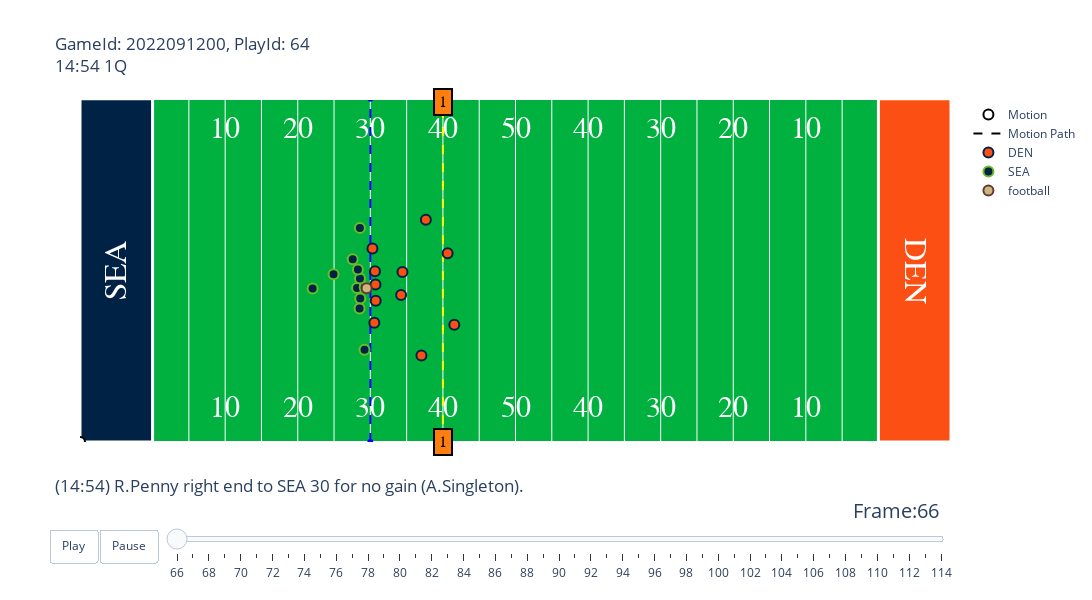

The notebook cell this image was saved under:
### Code cell
EX_PLAY = list(play_motion_frames.keys())[0]
animate_play_with_motion(GAMES_DF, TRACKING_WEEK_1, PLAYS_DF, PLAYERS_DF, EX_PLAY[0], EX_PLAY[1], start_frame=play_motion_frames[EX_PLAY][0][0], end_frame=play_motion_frames[EX_PLAY][0][1]).show()

### Figure 1 — Plotly figure (JSON) as saved in the notebook; plotly's stock layout.template omitted (floating-point values rounded to 4 significant figures)
{"data": [{"hoverinfo": "none", "mode": "text", "showlegend": false, "text": ["10", "20", "30", "40", "50", "40", "30", "20", "10"], "textfont": {"color": "#ffffff", "family": "Courier New, monospace", "size": 30}, "type": "scatter", "x": [20, 30, 40, 50, 60, 70, 80, 90, 100], "y": [5, 5, 5, 5, 5, 5, 5, 5, 5]}, {"hoverinfo": "none", "mode": "text", "showlegend": false, "text": ["10", "20", "30", "40", "50", "40", "30", "20", "10"], "textfont": {"color": "#ffffff", "family": "Courier New, monospace", "size": 30}, "type": "scatter", "x": [20, 30, 40, 50, 60, 70, 80, 90, 100], "y": [48.5, 48.5, 48.5, 48.5, 48.5, 48.5, 48.5, 48.5, 48.5]}, {"hoverinfo": "none", "line": {"color": "blue", "dash": "dash"}, "showlegend": false, "type": "scatter", "x": [40, 40], "y": [0, 53.5]}, {"hoverinfo": "none", "line": {"color": "yellow", "dash": "dash"}, "showlegend": false, "type": "scatter", "x": [50, 50], "y": [0, 53.5]}, {"fill": "toself", "fillcolor": "#002244", "hoverinfo": "skip", "line": {"color": "white", "width": 3}, "mode": "lines", "opacity": 1, "showlegend": false, "type": "scatter", "x": [0, 0, 10, 10, 0], "y": [0, 53.5, 53.5, 0, 0]}, {"fill": "toself", "fillcolor": "#FB4F14", "hoverinfo": "skip", "line": {"color": "white", "width": 3}, "mode": "lines", "opacity": 1, "showlegend": false, "type": "scatter", "x": [110, 110, 120, 120, 110], "y": [0, 53.5, 53.5, 0, 0]}, {"marker": {"color": "white", "line": {"color": "black", "width": 2}, "size": 10}, "mode": "markers", "name": "Motion", "type": "scatter", "x": [0], "y": [0]}, {"line": {"color": "black", "dash": "dash", "width": 2}, "mode": "lines", "name": "Motion Path", "showlegend": true, "type": "scatter", "x": [0], "y": [0]}, {"hoverinfo": "text", "marker": {"color": "#FB4F14", "line": {"color": "#002244", "width": 2}, "size": 10}, "mode": "markers", "name": "DEN", "type": "scatter", "x": [50.65, 47.04, 40.55, 40.74, 44.43, 51.57, 40.71, 40.29, 40.64, 44.24, 47.65], "y": [29.42, 13.48, 18.59, 22, 26.48, 18.27, 24.54, 30.17, 26.6, 22.9, 34.65]}, {"hoverinfo": "text", "marker": {"color": "#002244", "line": {"color": "#69BE28", "width": 2}, "size": 10}, "mode": "markers", "name": "SEA", "type": "scatter", "x": [38.17, 38.61, 39.2, 39.23, 32.05, 34.93, 37.57, 38.56, 38.57, 38.29, 38.52], "y": [24, 22.37, 14.37, 24.1, 23.94, 26.16, 28.49, 33.37, 25.5, 26.88, 20.79]}, {"hoverinfo": "none", "marker": {"color": "#CBB67C", "line": {"color": "#663831", "width": 2}, "size": 10}, "mode": "markers", "name": "football", "type": "scatter", "x": [39.49], "y": [23.97]}], "layout": {"annotations": [{"align": "center", "bgcolor": "#ff7f0e", "bordercolor": "black", "borderpad": 4, "borderwidth": 2, "font": {"color": "black", "family": "Courier New, monospace", "size": 16}, "opacity": 1, "showarrow": false, "text": "1", "x": 50, "y": 0}, {"align": "center", "bgcolor": "#ff7f0e", "bordercolor": "black", "borderpad": 4, "borderwidth": 2, "font": {"color": "black", "family": "Courier New, monospace", "size": 16}, "opacity": 1, "showarrow": false, "text": "1", "x": 50, "y": 53}, {"font": {"color": "White", "family": "Courier New, monospace", "size": 32}, "showarrow": false, "text": "SEA", "textangle": -90, "x": 5, "y": 26.75}, {"font": {"color": "White", "family": "Courier New, monospace", "size": 32}, "showarrow": false, "text": "DEN", "textangle": 90, "x": 115, "y": 26.75}], "autosize": false, "height": 600, "plot_bgcolor": "#00B140", "sliders": [{"active": 0, "currentvalue": {"font": {"size": 20}, "prefix": "Frame:", "visible": true, "xanchor": "right"}, "len": 0.9, "pad": {"b": 10, "t": 50}, "steps": [{"args": [[66], {"frame": {"duration": 100, "redraw": false}, "mode": "immediate", "transition": {"duration": 0}}], "label": "66", "method": "animate"}, {"args": [[67], {"frame": {"duration": 100, "redraw": false}, "mode": "immediate", "transition": {"duration": 0}}], "label": "67", "method": "animate"}, {"args": [[68], {"frame": {"duration": 100, "redraw": false}, "mode": "immediate", "transition": {"duration": 0}}], "label": "68", "method": "animate"}, {"args": [[69], {"frame": {"duration": 100, "redraw": false}, "mode": "immediate", "transition": {"duration": 0}}], "label": "69", "method": "animate"}, {"args": [[70], {"frame": {"duration": 100, "redraw": false}, "mode": "immediate", "transition": {"duration": 0}}], "label": "70", "method": "animate"}, {"args": [[71], {"frame": {"duration": 100, "redraw": false}, "mode": "immediate", "transition": {"duration": 0}}], "label": "71", "method": "animate"}, {"args": [[72], {"frame": {"duration": 100, "redraw": false}, "mode": "immediate", "transition": {"duration": 0}}], "label": "72", "method": "animate"}, {"args": [[73], {"frame": {"duration": 100, "redraw": false}, "mode": "immediate", "transition": {"duration": 0}}], "label": "73", "method": "animate"}, {"args": [[74], {"frame": {"duration": 100, "redraw": false}, "mode": "immediate", "transition": {"duration": 0}}], "label": "74", "method": "animate"}, {"args": [[75], {"frame": {"duration": 100, "redraw": false}, "mode": "immediate", "transition": {"duration": 0}}], "label": "75", "method": "animate"}, {"args": [[76], {"frame": {"duration": 100, "redraw": false}, "mode": "immediate", "transition": {"duration": 0}}], "label": "76", "method": "animate"}, {"args": [[77], {"frame": {"duration": 100, "redraw": false}, "mode": "immediate", "transition": {"duration": 0}}], "label": "77", "method": "animate"}, {"args": [[78], {"frame": {"duration": 100, "redraw": false}, "mode": "immediate", "transition": {"duration": 0}}], "label": "78", "method": "animate"}, {"args": [[79], {"frame": {"duration": 100, "redraw": false}, "mode": "immediate", "transition": {"duration": 0}}], "label": "79", "method": "animate"}, {"args": [[80], {"frame": {"duration": 100, "redraw": false}, "mode": "immediate", "transition": {"duration": 0}}], "label": "80", "method": "animate"}, {"args": [[81], {"frame": {"duration": 100, "redraw": false}, "mode": "immediate", "transition": {"duration": 0}}], "label": "81", "method": "animate"}, {"args": [[82], {"frame": {"duration": 100, "redraw": false}, "mode": "immediate", "transition": {"duration": 0}}], "label": "82", "method": "animate"}, {"args": [[83], {"frame": {"duration": 100, "redraw": false}, "mode": "immediate", "transition": {"duration": 0}}], "label": "83", "method": "animate"}, {"args": [[84], {"frame": {"duration": 100, "redraw": false}, "mode": "immediate", "transition": {"duration": 0}}], "label": "84", "method": "animate"}, {"args": [[85], {"frame": {"duration": 100, "redraw": false}, "mode": "immediate", "transition": {"duration": 0}}], "label": "85", "method": "animate"}, {"args": [[86], {"frame": {"duration": 100, "redraw": false}, "mode": "immediate", "transition": {"duration": 0}}], "label": "86", "method": "animate"}, {"args": [[87], {"frame": {"duration": 100, "redraw": false}, "mode": "immediate", "transition": {"duration": 0}}], "label": "87", "method": "animate"}, {"args": [[88], {"frame": {"duration": 100, "redraw": false}, "mode": "immediate", "transition": {"duration": 0}}], "label": "88", "method": "animate"}, {"args": [[89], {"frame": {"duration": 100, "redraw": false}, "mode": "immediate", "transition": {"duration": 0}}], "label": "89", "method": "animate"}, {"args": [[90], {"frame": {"duration": 100, "redraw": false}, "mode": "immediate", "transition": {"duration": 0}}], "label": "90", "method": "animate"}, {"args": [[91], {"frame": {"duration": 100, "redraw": false}, "mode": "immediate", "transition": {"duration": 0}}], "label": "91", "method": "animate"}, {"args": [[92], {"frame": {"duration": 100, "redraw": false}, "mode": "immediate", "transition": {"duration": 0}}], "label": "92", "method": "animate"}, {"args": [[93], {"frame": {"duration": 100, "redraw": false}, "mode": "immediate", "transition": {"duration": 0}}], "label": "93", "method": "animate"}, {"args": [[94], {"frame": {"duration": 100, "redraw": false}, "mode": "immediate", "transition": {"duration": 0}}], "label": "94", "method": "animate"}, {"args": [[95], {"frame": {"duration": 100, "redraw": false}, "mode": "immediate", "transition": {"duration": 0}}], "label": "95", "method": "animate"}, {"args": [[96], {"frame": {"duration": 100, "redraw": false}, "mode": "immediate", "transition": {"duration": 0}}], "label": "96", "method": "animate"}, {"args": [[97], {"frame": {"duration": 100, "redraw": false}, "mode": "immediate", "transition": {"duration": 0}}], "label": "97", "method": "animate"}, {"args": [[98], {"frame": {"duration": 100, "redraw": false}, "mode": "immediate", "transition": {"duration": 0}}], "label": "98", "method": "animate"}, {"args": [[99], {"frame": {"duration": 100, "redraw": false}, "mode": "immediate", "transition": {"duration": 0}}], "label": "99", "method": "animate"}, {"args": [[100], {"frame": {"duration": 100, "redraw": false}, "mode": "immediate", "transition": {"duration": 0}}], "label": "100", "method": "animate"}, {"args": [[101], {"frame": {"duration": 100, "redraw": false}, "mode": "immediate", "transition": {"duration": 0}}], "label": "101", "method": "animate"}, {"args": [[102], {"frame": {"duration": 100, "redraw": false}, "mode": "immediate", "transition": {"duration": 0}}], "label": "102", "method": "animate"}, {"args": [[103], {"frame": {"duration": 100, "redraw": false}, "mode": "immediate", "transition": {"duration": 0}}], "label": "103", "method": "animate"}, {"args": [[104], {"frame": {"duration": 100, "redraw": false}, "mode": "immediate", "transition": {"duration": 0}}], "label": "104", "method": "animate"}, {"args": [[105], {"frame": {"duration": 100, "redraw": false}, "mode": "immediate", "transition": {"duration": 0}}], "label": "105", "method": "animate"}, {"args": [[106], {"frame": {"duration": 100, "redraw": false}, "mode": "immediate", "transition": {"duration": 0}}], "label": "106", "method": "animate"}, {"args": [[107], {"frame": {"duration": 100, "redraw": false}, "mode": "immediate", "transition": {"duration": 0}}], "label": "107", "method": "animate"}, {"args": [[108], {"frame": {"duration": 100, "redraw": false}, "mode": "immediate", "transition": {"duration": 0}}], "label": "108", "method": "animate"}, {"args": [[109], {"frame": {"duration": 100, "redraw": false}, "mode": "immediate", "transition": {"duration": 0}}], "label": "109", "method": "animate"}, {"args": [[110], {"frame": {"duration": 100, "redraw": false}, "mode": "immediate", "transition": {"duration": 0}}], "label": "110", "method": "animate"}, {"args": [[111], {"frame": {"duration": 100, "redraw": false}, "mode": "immediate", "transition": {"duration": 0}}], "label": "111", "method": "animate"}, {"args": [[112], {"frame": {"duration": 100, "redraw": false}, "mode": "immediate", "transition": {"duration": 0}}], "label": "112", "method": "animate"}, {"args": [[113], {"frame": {"duration": 100, "redraw": false}, "mode": "immediate", "transition": {"duration": 0}}], "label": "113", "method": "animate"}, {"args": [[114], {"frame": {"duration": 100, "redraw": false}, "mode": "immediate", "transition": {"duration": 0}}], "label": "114", "method": "animate"}], "transition": {"duration": 300, "easing": "cubic-in-out"}, "x": 0.1, "xanchor": "left", "y": 0, "yanchor": "top"}], "title": {"text": "GameId: 2022091200, PlayId: 64<br>14:54 1Q<br><br><br><br><br><br><br><br><br><br><br><br><br><br><br><br><br><br><br>(14:54) R.Penny right end to SEA 30 for no gain (A.Singleton)."}, "updatemenus": [{"buttons": [{"args": [null, {"frame": {"duration": 100, "redraw": false}, "fromcurrent": true, "transition": {"duration": 0}}], "label": "Play", "method": "animate"}, {"args": [[null], {"frame": {"duration": 0, "redraw": false}, "mode": "immediate", "transition": {"duration": 0}}], "label": "Pause", "method": "animate"}], "direction": "left", "pad": {"r": 10, "t": 87}, "showactive": false, "type": "buttons", "x": 0.1, "xanchor": "right", "y": 0, "yanchor": "top"}], "width": 1200, "xaxis": {"autorange": false, "range": [0, 120], "showticklabels": false, "tickmode": "array", "tickvals": [10, 15, 20, 25, 30, 35, 40, 45, 50, 55, 60, 65, 70, 75, 80, 85, 90, 95, 100, 105, 110]}, "yaxis": {"autorange": false, "range": [0, 53.3], "showgrid": false, "showticklabels": false}}}
